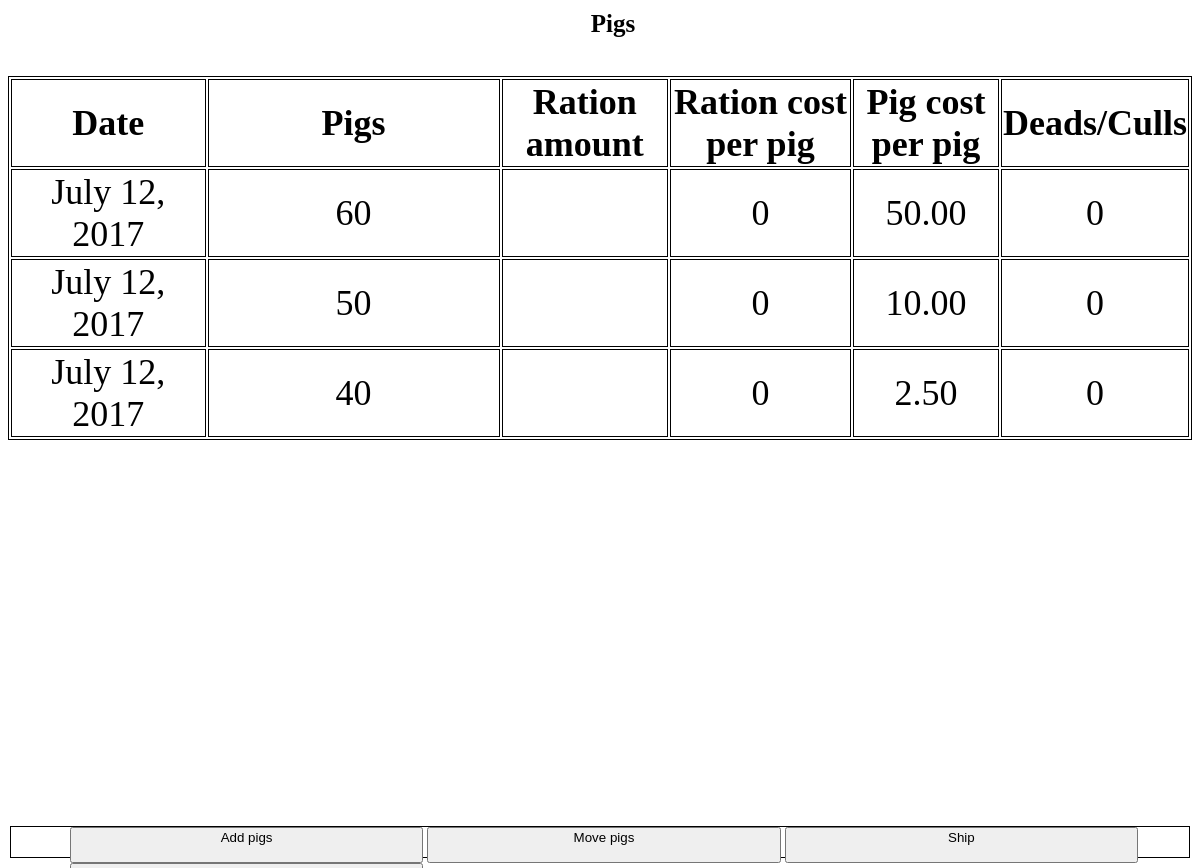
The page /pigs/pen2/pigsforpen/ (signed in) on the database as committed earlier.
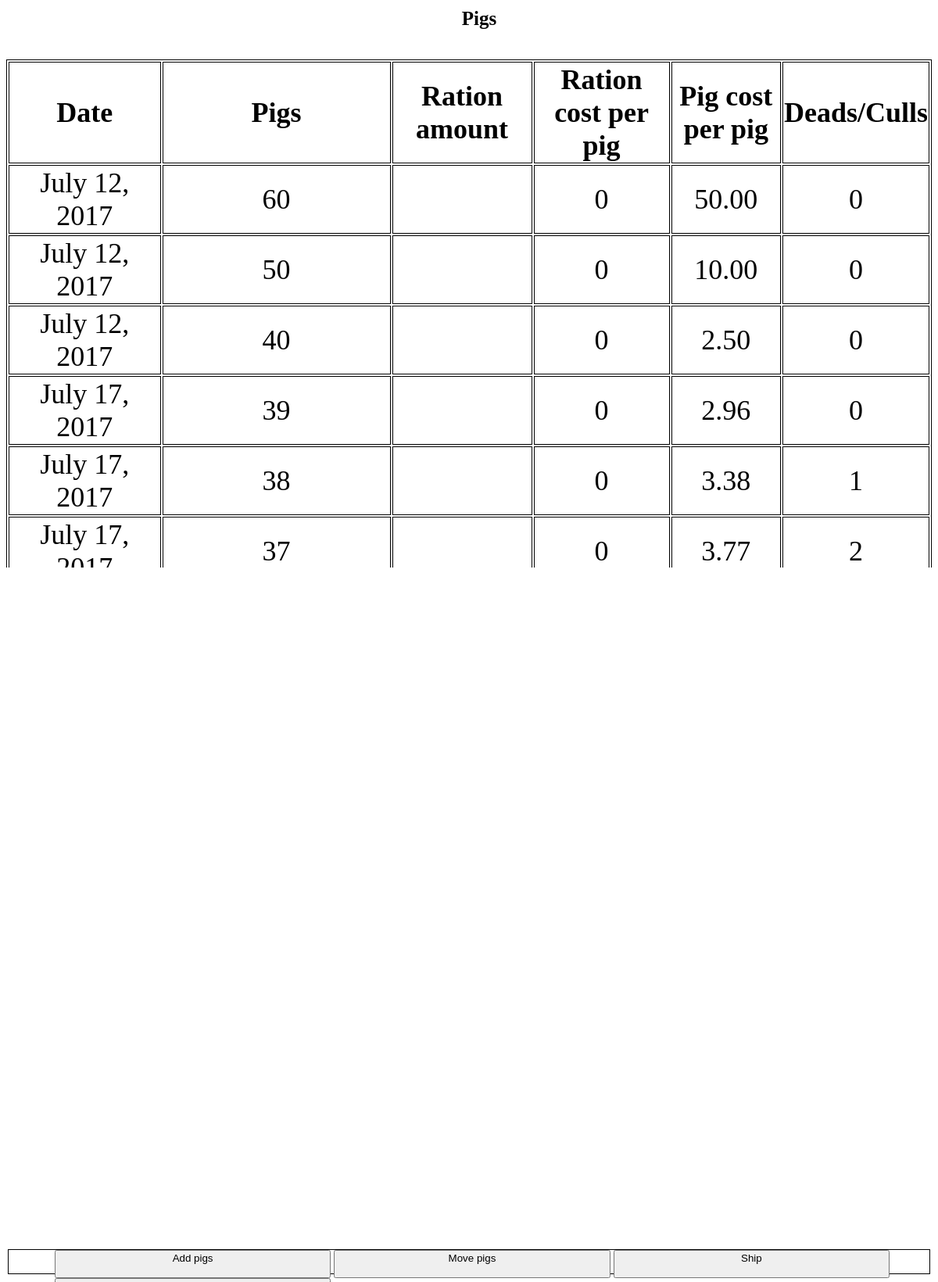
The same page on the database as committed later.
### pigs/models.py (models this page shows, shortened)
class Pigsinpen(models.Model):
    pigpen = models.ForeignKey(Pigpen,on_delete=models.CASCADE)
    pigs = models.PositiveIntegerField()
    pig_cost_total = models.DecimalField(max_digits=6,decimal_places=2)
    date = models.DateTimeField()
    notes = models.CharField(max_length = 300,blank=True,null = True)

class Pigpen(models.Model):
    pen = models.CharField(max_length=2)
    def __str__(self):
        return self.pen

### pigs/views.py (the view)
# urls.py: url(r'^pen(?P<pk>[0-9]+)/pigsforpen/$', views.pigsforpen.as_view(), name= 'pigsforpen'),
class pigsforpen(LoginRequiredMixin, generic.DetailView):
    model = Pigpen
    template_name = 'pigs/pigsforpen.html'

### pigs/templatetags/appfilters.py (called while the page is built)
@register.simple_tag
def cost(pigpen,pigs,pigs_in_pen):
    try:
        return round(pigration.objects.filter(pigpen=pigpen).filter(pigsinapen=pigs).aggregate(total=Sum(F('ration__ration_price') * F('ration_amount')))['total'] / pigs_in_pen,2)
    except:
        return 0

@register.simple_tag
def divide(value,key):
    try:
        return round(value / key,2)
    except:
        return 0

@register.simple_tag
def ration(pigpen,pigs):
    result = ("; ".join(str(e) for e in list(pigration.objects.values_list('ration').filter(pigpen=pigpen).filter(pigsinapen = pigs).annotate(Sum('ration_amount')))))
    return result.translate({ord(r): None for r in "()"})

@register.simple_tag
def deads(pigpen,date):
    d = str(deadculled.objects.filter(pigpen=pigpen).filter(date__lte=date).values_list('dead').exclude(dead__isnull=True).aggregate(deads = Coalesce(Sum(F('dead')),0)))
    mod = d.translate({ord(r): None for r in "{}'"})
    return mod

@register.simple_tag
def culls(pigpen,date):
    c = str(deadculled.objects.filter(pigpen=pigpen).filter(date__lte=date).values_list('culled').exclude(culled__isnull = True).aggregate(culls = Coalesce(Sum(F('culled')),0)))
    mod = c.translate({ord(r): None for r in "{}'"})
    return mod

@register.simple_tag
def totaldead(pigpen,date):
    return deadculled.objects.filter(pigpen=pigpen).filter(date__lte=date).aggregate(total=Coalesce(Sum(F('culled')),0) + Coalesce(Sum(F('dead')),0))['total']

### pigs/templates/pigs/pigsforpen.html (shortened to what this page needs)
﻿<!DOCTYPE html>
{% load static %}
{% load appfilters %}
<link rel="stylesheet" type="text/css" href="{% static 'pigs/pigsforpen.css' %}" />
<link rel="stylesheet" type="text/css" href="{% static 'pigs/Generalstyles.css' %}" />
<link rel="stylesheet" type="text/css" href="{% static 'pigs/formstyles.css' %}" />
<html lang="en" xmlns="http://www.w3.org/1999/xhtml">
<head>
</head>
<body ontouchstart="">
    <div class="headerwitharrow">
        <h1>Pigs</h1>
    </div>
    <div class="tablewrapper">
    <div class="tablescroll">
    <table class="col-s-12 col-m-12 col-12 sortable">
        <tr>
            <th class="col-s-2">Date</th>
            <th class="col-s-2 col-m-2">Pigs</th>
            <th class="col-s-2">Ration amount</th>
            <th class="col-s-2">
                Ration cost per pig
            </th>
            <th class="col-s-2">Pig cost per pig</th>
            <th class="col-s-2">Deads/Culls</th>
        </tr>
        {% for pig in pigpen.pigsinpen_set.all %}
        <tr>
            <td class="col-s-2 cos-m-2 col-2">{{pig.date|date}}</td>
            <td class="col-m-3 col-3 col-s-2">{{pig.pigs}}</td>
            <td class="overflow">{{ration}}</td>
            {% cost pigpen pig.id pig.pigs as cost %}
            <td>{{cost}}</td>
            {% divide pig.pig_cost_total pig.pigs as pigcost%}
            <td>{{pigcost}}</td>
            <td class="hovertd">
                <a class="nostyle block" href="{% url 'pigs:deadculls' pigpen %}">
                <div class="hover">
                    {% totaldead pigpen pig.date %}
                </div>
                </a>
            </td>
        </tr>
        {%endfor%}
    </table>
        </div>
        </div>
    <nav>
        <button class="navbutton"><a class="nostyle block" href="{% url 'pigs:addpigs' pigpen %}">Add pigs</a></button>
        {% if pigpen.pigsinpen_set.exists %}
        <button class="navbutton"><a class="nostyle block" href="{% url 'pigs:movepigs' pigpen %}">Move pigs</a></button>
        <button class="navbutton"><a class="nostyle block" href="{% url 'pigs:ship' pigpen %}">Ship</a></button>
        {%else%}
        <button disabled class="navbutton">Move pigs</button>
        <button disabled class="navbutton">Ship</button>
        {%endif%}
        <button class="navbutton displaynone-s displaynone-m"><a class="nostyle block" href="{% url 'pigs:pen' pigpen %}">Back</a></button>
        </nav>
</body>
</html>

### pigs/static/pigs/pigsforpen.css (style rules this page uses)
﻿body, html { overflow:hidden; height:100%; }
table, th, td { border:1px solid black; cursor:default; font-size:3vw; }
td { text-align:center; transition:all 1s ease-in-out; }
td.overflow { overflow:hidden; white-space:nowrap; text-overflow:ellipsis; max-width:8ch; }
.tablewrapper { position:relative; height:100%; }
.tablescroll { height: calc(100% - 150px); overflow:auto; margin-top:50px; }

### pigs/static/pigs/Generalstyles.css (style rules this page uses)
@media screen and (min-width: 768px) { .col-2 { width: 16.66%; } }
@media screen and (min-width: 768px) { .col-3 { width: 25%; } }
@media screen and (min-width: 768px) { .col-12 { width: 100%; } }
a.nostyle { text-decoration:none; color:black; }
a.block { display:block; height:100%; width:100%; }
.headerwitharrow { position:fixed; width:100%; display:inline-block; top:10px; z-index:4; }
.headerwitharrow h1 { text-align:center; font-size:25px; white-space:nowrap; width:100%; margin:0 5px 0 5px; }
nav { position:fixed; bottom:10px; right:10px; left:10px; height:30px; background-color:white; border:1px solid black; z-index:99; line-height:30px; display:inline-block; }
nav .navbutton { position:relative; vertical-align:middle; left:5%; width:30%; }

Rows that differ between the two databases and show on the page:
added Pigsinpen: date "July 17, 2017", pigs "39", cost "0", pigcost "2.96", date "0"
added Pigsinpen: date "July 17, 2017", pigs "38", cost "0", pigcost "3.38", date "1"
added Pigsinpen: date "July 17,…", pigs "37", cost "0", pigcost "3.77", date "2"
